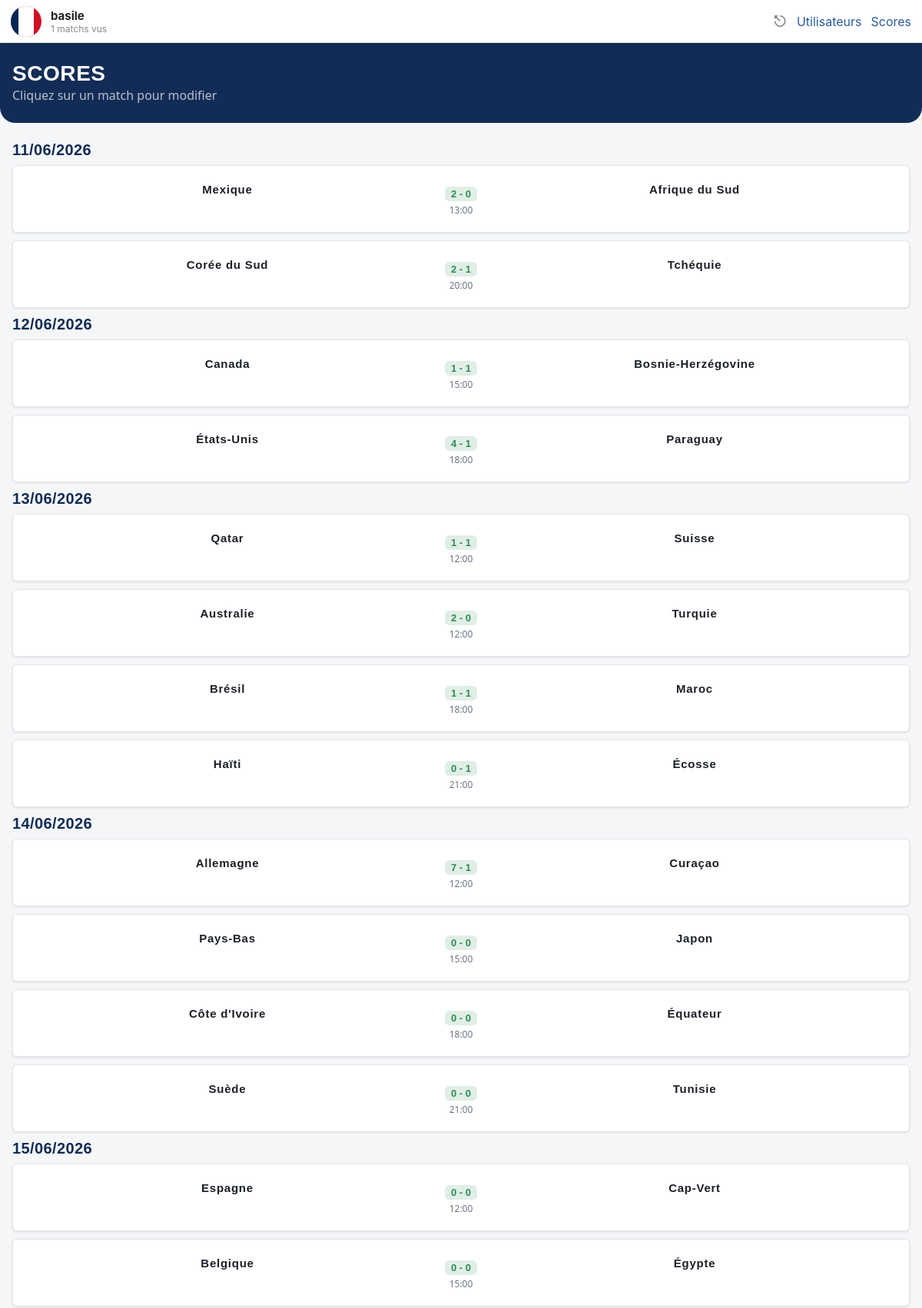
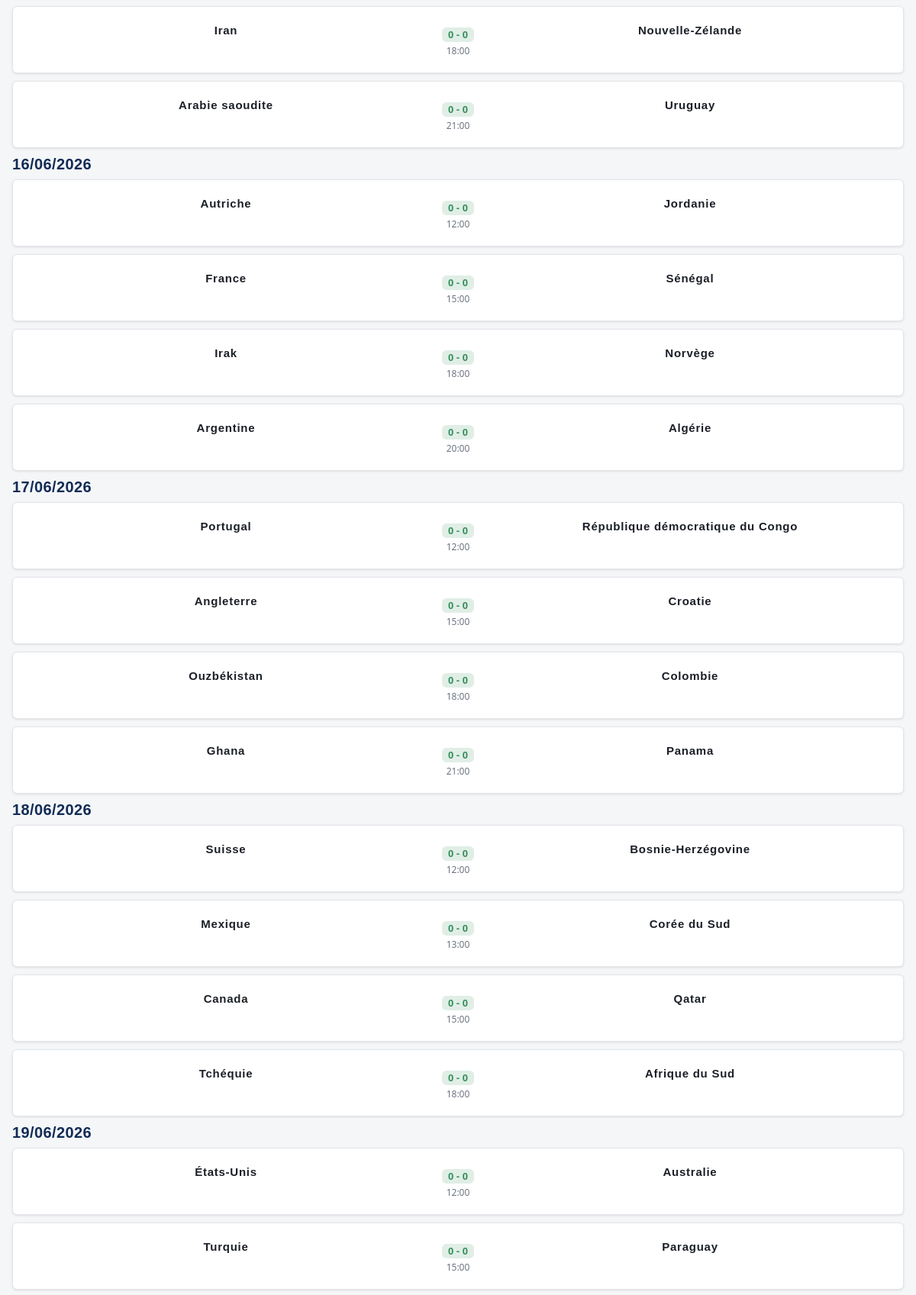
The page /index.php?view=scores (signed in, upper part) on the database its author committed (2 pictures, top to bottom).
### tables this page shows
CREATE TABLE `UTILISATEUR` (
  `id` int NOT NULL,
  `pseudo` varchar(50) NOT NULL,
  `mot_de_passe` varchar(255) NOT NULL,
  `equipe_pref_id` int DEFAULT NULL,
  `joueur_pref_id` int DEFAULT NULL,
  `pdp` varchar(255) NOT NULL,
  `admin` tinyint(1) NOT NULL DEFAULT '0',
  `blacklist` tinyint(1) NOT NULL DEFAULT '0'
);

CREATE TABLE `MATCHS` (
  `id` int NOT NULL,
  `date_match` datetime NOT NULL,
  `equipe_dom_id` int DEFAULT NULL,
  `equipe_ext_id` int DEFAULT NULL,
  `score_dom` int DEFAULT '0',
  `score_ext` int DEFAULT '0',
  `mvpfifa_id` int NOT NULL DEFAULT '-1'
);

CREATE TABLE `EQUIPE` (
  `id` int NOT NULL,
  `nom` varchar(100) NOT NULL,
  `pays` varchar(100) NOT NULL,
  `poule` varchar(10) DEFAULT NULL,
  `image_drapeau` varchar(255) NOT NULL
);

### libs/maLibUtils.php (called while the page is built, shortened)
<?php
function valider($nom,$type="REQUEST")
{
	switch($type)
	{
		case 'REQUEST':
		if(isset($_REQUEST[$nom]) && !($_REQUEST[$nom] == ""))
			return proteger($_REQUEST[$nom]);
		break;
		case 'SESSION':
		if(isset($_SESSION[$nom]) && !($_SESSION[$nom] == ""))
			return $_SESSION[$nom];
		break;
	}
	return false;
}
function proteger($str)
{
	if (is_array($str))
	{
		$nextTab = array();
		foreach($str as $cle => $val)
		{
			$nextTab[$cle] = addslashes($val);
		}
		return $nextTab;
	}
	else
		return addslashes ($str);
}
?>

### libs/maLibSQL.pdo.php (called while the page is built, shortened)
<?php
function SQLGetChamp($sql)
{
	global $BDD_host;
	global $BDD_base;
	global $BDD_user;
	global $BDD_password;
	try {
		$dbh = new PDO("mysql:host=$BDD_host;dbname=$BDD_base", $BDD_user, $BDD_password);
	} catch (PDOException $e) {
		die("<font color=\"red\">SQLGetChamp: Erreur de connexion : " . $e->getMessage() . "</font>");
	}
	$dbh->exec("SET CHARACTER SET utf8");
	$res = $dbh->query($sql);
	$num = $res->rowCount();
	$res->setFetchMode(PDO::FETCH_NUM);
	$ligne = $res->fetch();
	if ($ligne == false) return false;
	else return $ligne[0];
}
function SQLSelect($sql)
{
 	global $BDD_host;
	global $BDD_base;
 	global $BDD_user;
 	global $BDD_password;
	try {
		$dbh = new PDO("mysql:host=$BDD_host;dbname=$BDD_base", $BDD_user, $BDD_password);
	} catch (PDOException $e) {
		die("<font color=\"red\">SQLSelect: Erreur de connexion : " . $e->getMessage() . "</font>");
	}
	$dbh->exec("SET CHARACTER SET utf8");
	$res = $dbh->query($sql);
	$num = $res->rowCount();
	if ($num==0) return false;
	else return $res;
}
function parcoursRs($result)
{
	$result->setFetchMode(PDO::FETCH_ASSOC);
	while ($ligne = $result->fetch())
		$tab[]= $ligne;
	return $tab;
}
?>

### libs/modele.php (called while the page is built, shortened)
<?php
include_once(__DIR__ . "/maLibSQL.pdo.php");
function listerTousLesMatchs()
{
    $sql = "SELECT m.id, e1.nom AS equipe_dom, e2.nom AS equipe_ext,
                   m.score_dom, m.score_ext, m.date_match
            FROM MATCHS m
            JOIN EQUIPE e1 ON m.equipe_dom_id = e1.id
            JOIN EQUIPE e2 ON m.equipe_ext_id = e2.id
            ORDER BY m.date_match ASC";
    return parcoursRS(SQLSelect($sql));
}
function getProfil($idUser)
{
    $SQL = "SELECT U.id, U.pseudo, U.pdp, U.equipe_pref_id, U.joueur_pref_id,
				   E.nom AS equipe_nom, E.image_drapeau,
				   J.prenom AS joueur_prenom, J.nom AS joueur_nom, J.image_joueur
            FROM UTILISATEUR U
            LEFT JOIN EQUIPE E ON E.id = U.equipe_pref_id
            LEFT JOIN JOUEUR J ON J.id = U.joueur_pref_id
            WHERE U.id = '$idUser'";
    $rs = parcoursRs(SQLSelect($SQL));
    return (count($rs) > 0) ? $rs[0] : false;
}
function getStatsProfil($idUser)
{
    $nbVus = SQLGetChamp("SELECT COUNT(*) FROM AVIS_MATCH WHERE user_id='$idUser' AND vu_ou IS NOT NULL");
    $SQL = "SELECT J.prenom, J.nom, COUNT(*) AS nb
            FROM AVIS_MATCH A
            JOIN JOUEUR J ON J.id = A.mvp_id
            WHERE A.user_id='$idUser' AND A.mvp_id IS NOT NULL
            GROUP BY A.mvp_id ORDER BY nb DESC LIMIT 1";
    $rs = parcoursRs(SQLSelect($SQL));
    $mvp = (count($rs) > 0) ? $rs[0]['prenom'] . ' ' . $rs[0]['nom'] : 'Aucun';
    $SQL = "SELECT E.nom, COUNT(*) AS nb
            FROM AVIS_MATCH A
            JOIN MATCHS M ON M.id = A.match_id
            JOIN EQUIPE E ON E.id = M.equipe_dom_id OR E.id = M.equipe_ext_id
            WHERE A.user_id='$idUser' AND A.vu_ou IS NOT NULL
            GROUP BY E.id ORDER BY nb DESC LIMIT 1";
    $rs = parcoursRs(SQLSelect($SQL));
    $equipePlusVue = (count($rs) > 0) ? $rs[0]['nom'] : 'Aucune';
    $noteMoy = SQLGetChamp("SELECT ROUND(AVG(note_match),1) FROM AVIS_MATCH WHERE user_id='$idUser' AND note_match IS NOT NULL");
    $nbStade = SQLGetChamp("SELECT COUNT(*) FROM AVIS_MATCH WHERE user_id='$idUser' AND vu_ou='stade'");
    if (!$nbStade) $nbStade = 0;
    return compact('nbVus', 'mvp', 'equipePlusVue', 'noteMoy', 'nbStade');
}
?>

### templates/scores.php (the view, shortened to what this page needs)
    <?php
$tousLesMatchs = listerTousLesMatchs();
?>
<div class="top-bar">
    <h1>Scores</h1>
    <p>Cliquez sur un match pour modifier</p>
</div>
<div class="container">
    <?php
    $aujourdhui   = date('Y-m-d');
    $dateCourante = null;
    foreach ($tousLesMatchs as $m):
        $jour = date('Y-m-d', strtotime($m['date_match']));
        if ($jour !== $dateCourante):
            $dateCourante  = $jour;
            $estAujourdhui = ($jour === $aujourdhui);
    ?>
        <h2 <?= $estAujourdhui ? 'id="aujourdhui"' : '' ?>>
            <?= $estAujourdhui ? "Aujourd'hui" : date('d/m/Y', strtotime($jour)) ?>
        </h2>
    <?php endif; ?>
        <?php
        $scoreSet = ($m['score_dom'] !== null && $m['score_ext'] !== null);
        $score    = $scoreSet ? $m['score_dom'].' - '.$m['score_ext'] : '? - ?';
        ?>
        <div class="card match-card"
             data-nom="<?= htmlspecialchars(strtolower($m['equipe_dom'].' '.$m['equipe_ext'])) ?>"
             onclick="ouvrirFermer(this, <?= $m['id'] ?>)">
            <div class="match-card__score">
                <div class="match-card__team"><?= htmlspecialchars($m['equipe_dom']) ?></div>
                <div class="match-card__value">
                    <span class="badge <?= $scoreSet ? 'badge--success' : 'badge--rating' ?>">
                        <?= $score ?>
                    </span>
                </div>
                <div class="match-card__team"><?= htmlspecialchars($m['equipe_ext']) ?></div>
            </div>
            <div class="match-card__date"><?= date('H:i', strtotime($m['date_match'])) ?></div>
        </div>
    <?php endforeach; ?>
</div>

### templates/header.php (shortened to what this page needs)
<!DOCTYPE html PUBLIC "-//W3C//DTD XHTML 1.0 Strict//EN" "http://www.w3.org/TR/xhtml1/DTD/xhtml1-strict.dtd">
<html xmlns="http://www.w3.org/1999/xhtml">
<head>
	<link rel="stylesheet" type="text/css" href="css/style.css?v=6">
</head>
<body>
<?php
include_once "libs/modele.php";
?>
<div id="entete">
	<?php if (valider("connecte", "SESSION")) :
		$idMoi  = valider("idUser", "SESSION");
		$profil = getProfil($idMoi);
		$stats  = getStatsProfil($idMoi);
		$pp = $profil['pdp'] ? $profil['pdp'] : 'default.png';
	?>
		<img class="entete-pp" src="ressources/images_drapeaux/<?php echo htmlspecialchars($pp); ?>" alt="" />
		<div class="entete-info">
			<span class="entete-pseudo"><?php echo htmlspecialchars($profil['pseudo']); ?></span>
			<span class="entete-stat"><?php echo (int) $stats['nbVus']; ?> matchs vus</span>
		</div>
		<a class="entete-logout" href="controleur.php?action=Logout" aria-label="Déconnexion">⎋</a>
	<?php else : ?>
		<a class="entete-login" href="index.php?view=login">Se connecter</a>
	<?php endif; ?>
	<?php
	if (valider("isAdmin","SESSION")){
		echo '<a href="index.php?view=users">Utilisateurs</a>';
		echo '<a href="index.php?view=scores">Scores</a>';
	} ?>
</div>

### css/style.css (style rules this page uses)
body { padding-top:56px; padding-bottom:70px; }
#entete { position: fixed; top:0; left:0; right:0; height: 56px; display: flex; align-items: center; gap: 12px; padding: 0 14px; background: #fff; border-bottom: 1px solid #e0e0e0; box-shadow: 0 2px 8px rgba(0,0,0,0.06); z-index: 1000; font-family: -apple-system, system-ui, sans-serif; }
.entete-pp { width:40px; height:40px; border-radius:50%; object-fit:cover; background:#eee; }
.entete-info { display:flex; flex-direction:column; flex:1; }
.entete-pseudo { font-weight:bold; font-size:15px; color:#222; }
.entete-stat { font-size:12px; color:#888; }
.entete-logout { font-size:20px; color:#888; text-decoration:none; }
:root { --color-primary: #122C56; --color-primary-light: #2C5AA0; --color-accent: #F0A202; --color-success: #2E8B57; --color-danger: #D7263D; --color-bg: #F5F6F8; --color-surface: #FFFFFF; --color-border: #E2E5EA; --color-text: #1B1F27; --color-text-muted: #6B7280; --color-on-primary: #FFFFFF; --font-display: 'Oswald', sans-serif; --font-body: 'Work Sans', system-ui, sans-serif; --container-width: 480px; --nav-height: 64px; --radius-sm: 6px; --radius-md: 12px; --radius-lg: 20px; --shadow-card: 0 2px 10px rgba(18, 44, 86, 0.08); --space-xs: 4px; --space-sm: 8px; --space-md: 16px; --space-lg: 24px; --space-xl: 32px; }
*, *::before, *::after { box-sizing: border-box; }
body { margin: 0; font-family: var(--font-body); color: var(--color-text); background: var(--color-bg); -webkit-font-smoothing: antialiased; }
h1, h2, h3, h4 { font-family: var(--font-display); font-weight: 600; margin: 0 0 var(--space-sm); letter-spacing: 0.02em; color: var(--color-primary); }
h1 { font-size: 28px; text-transform: uppercase; }
h2 { font-size: 20px; }
p { margin: 0 0 var(--space-sm); line-height: 1.5; }
a { color: var(--color-primary-light); text-decoration: none; }
.container { padding: var(--space-md); }
.top-bar { background: var(--color-primary); color: var(--color-on-primary); padding: var(--space-lg) var(--space-md); border-radius: 0 0 var(--radius-lg) var(--radius-lg); }
.top-bar h1 { color: var(--color-on-primary); margin: 0; }
.top-bar p { color: rgba(255,255,255,0.7); margin: 0; }
.card { background: var(--color-surface); border: 1px solid var(--color-border); border-radius: var(--radius-md); box-shadow: var(--shadow-card); padding: var(--space-md); margin-bottom: var(--space-md); }
.match-card { padding: var(--space-md); }
.match-card__date { font-size: 12px; color: var(--color-text-muted); margin-bottom: var(--space-sm); }
.match-card__score { display: grid; grid-template-columns: 1fr auto 1fr; align-items: center; gap: var(--space-md); text-align: center; }
.match-card__team { font-family: var(--font-display); font-weight: 600; font-size: 15px; letter-spacing: 0.05em; }
.match-card__value { font-family: var(--font-display); font-size: 32px; font-weight: 700; color: var(--color-primary); }
.badge { display: inline-flex; align-items: center; justify-content: center; min-width: 36px; padding: 2px 8px; border-radius: var(--radius-sm); font-family: var(--font-display); font-weight: 600; font-size: 13px; }
.badge--success { background: rgba(46, 139, 87, 0.15); color: var(--color-success); }
.match-card { background: #ffffff; padding: 12px; border-radius: 6px; margin-bottom: 10px; text-align: center; box-shadow: 0 1px 3px rgba(0,0,0,0.1); transition: transform 0.2s; }

### rows shown on the page
utilisateur: pdp (picture), pseudo "basile"
matchs: date_match "11/06/2026", equipe_dom.nom "Mexique", score "2 - 0", equipe_ext.nom "Afrique du Sud", date_match "13:00"
matchs: equipe_dom.nom "Corée du Sud", score "2 - 1", equipe_ext.nom "Tchéquie", date_match "20:00"
matchs: date_match "12/06/2026", equipe_dom.nom "Canada", score "1 - 1", equipe_ext.nom "Bosnie-Herzégovine", date_match "15:00"
matchs: equipe_dom.nom "États-Unis", score "4 - 1", equipe_ext.nom "Paraguay", date_match "18:00"
matchs: date_match "13/06/2026", equipe_dom.nom "Qatar", score "1 - 1", equipe_ext.nom "Suisse", date_match "12:00"
matchs: equipe_dom.nom "Australie", score "2 - 0", equipe_ext.nom "Turquie", date_match "12:00"
matchs: equipe_dom.nom "Brésil", score "1 - 1", equipe_ext.nom "Maroc", date_match "18:00"
matchs: equipe_dom.nom "Haïti", score "0 - 1", equipe_ext.nom "Écosse", date_match "21:00"
matchs: date_match "14/06/2026", equipe_dom.nom "Allemagne", score "7 - 1", equipe_ext.nom "Curaçao", date_match "12:00"
matchs: equipe_dom.nom "Pays-Bas", score "0 - 0", equipe_ext.nom "Japon", date_match "15:00"
matchs: equipe_dom.nom "Côte d'Ivoire", score "0 - 0", equipe_ext.nom "Équateur", date_match "18:00"
matchs: equipe_dom.nom "Suède", score "0 - 0", equipe_ext.nom "Tunisie", date_match "21:00"
matchs: date_match "15/06/2026", equipe_dom.nom "Espagne", score "0 - 0", equipe_ext.nom "Cap-Vert", date_match "12:00"
matchs: equipe_dom.nom "Belgique", score "0 - 0", equipe_ext.nom "Égypte", date_match "15:00"
matchs: equipe_dom.nom "Iran", score "0 - 0", equipe_ext.nom "Nouvelle-Zélande", date_match "18:00"
matchs: equipe_dom.nom "Arabie saoudite", score "0 - 0", equipe_ext.nom "Uruguay", date_match "21:00"
matchs: date_match "16/06/2026", equipe_dom.nom "Autriche", score "0 - 0", equipe_ext.nom "Jordanie", date_match "12:00"
matchs: equipe_dom.nom "France", score "0 - 0", equipe_ext.nom "Sénégal", date_match "15:00"
matchs: equipe_dom.nom "Irak", score "0 - 0", equipe_ext.nom "Norvège", date_match "18:00"
matchs: equipe_dom.nom "Argentine", score "0 - 0", equipe_ext.nom "Algérie", date_match "20:00"
matchs: date_match "17/06/2026", equipe_dom.nom "Portugal", score "0 - 0", equipe_ext.nom "République démocratique du Congo", date_match "12:00"
matchs: equipe_dom.nom "Angleterre", score "0 - 0", equipe_ext.nom "Croatie", date_match "15:00"
matchs: equipe_dom.nom "Ouzbékistan", score "0 - 0", equipe_ext.nom "Colombie", date_match "18:00"
matchs: equipe_dom.nom "Ghana", score "0 - 0", equipe_ext.nom "Panama", date_match "21:00"
matchs: date_match "18/06/2026", equipe_dom.nom "Suisse", score "0 - 0", equipe_ext.nom "Bosnie-Herzégovine", date_match "12:00"
matchs: equipe_dom.nom "Mexique", score "0 - 0", equipe_ext.nom "Corée du Sud", date_match "13:00"
matchs: equipe_dom.nom "Canada", score "0 - 0", equipe_ext.nom "Qatar", date_match "15:00"
matchs: equipe_dom.nom "Tchéquie", score "0 - 0", equipe_ext.nom "Afrique du Sud", date_match "18:00"
matchs: date_match "19/06/2026", equipe_dom.nom "États-Unis", score "0 - 0", equipe_ext.nom "Australie", date_match "12:00"
matchs: equipe_dom.nom "Turquie", score "0 - 0", equipe_ext.nom "Paraguay", date_match "15:00"

### other values the page prints
$stats['nbVus'] "1"
